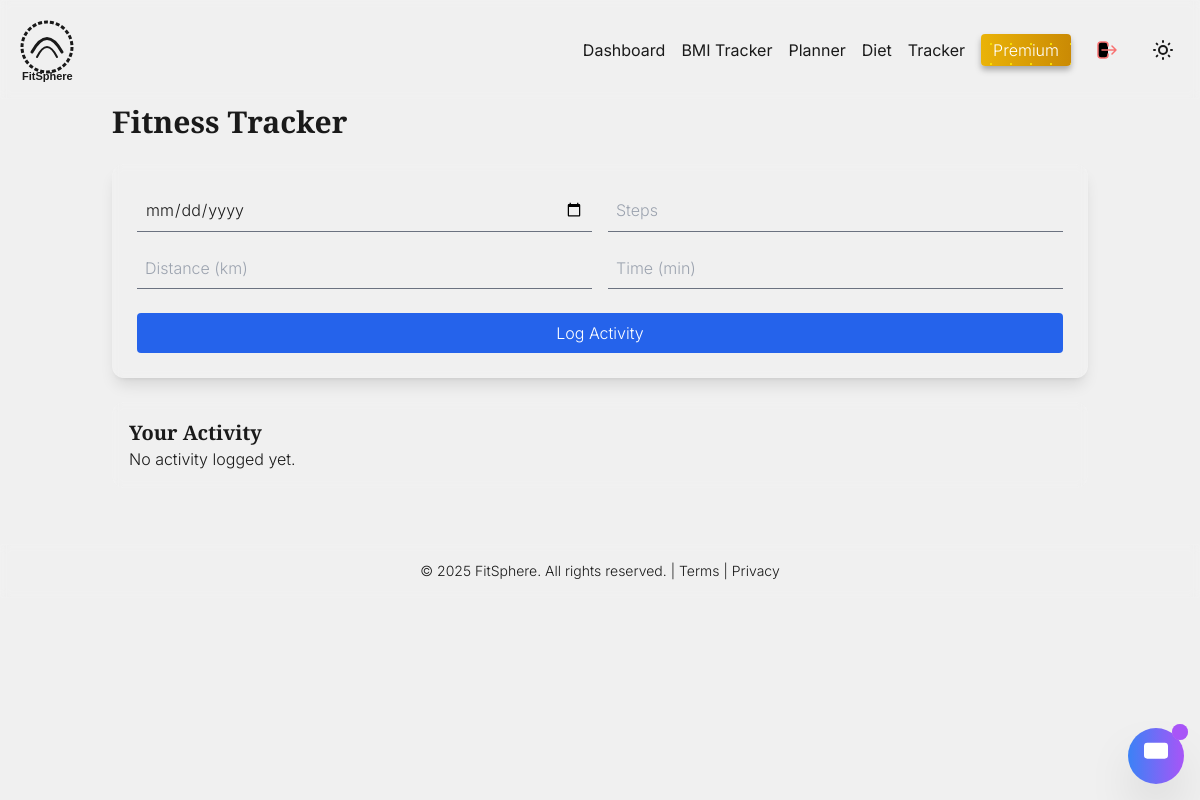
The page /fitness-tracker/ (signed in) on the database as committed earlier.
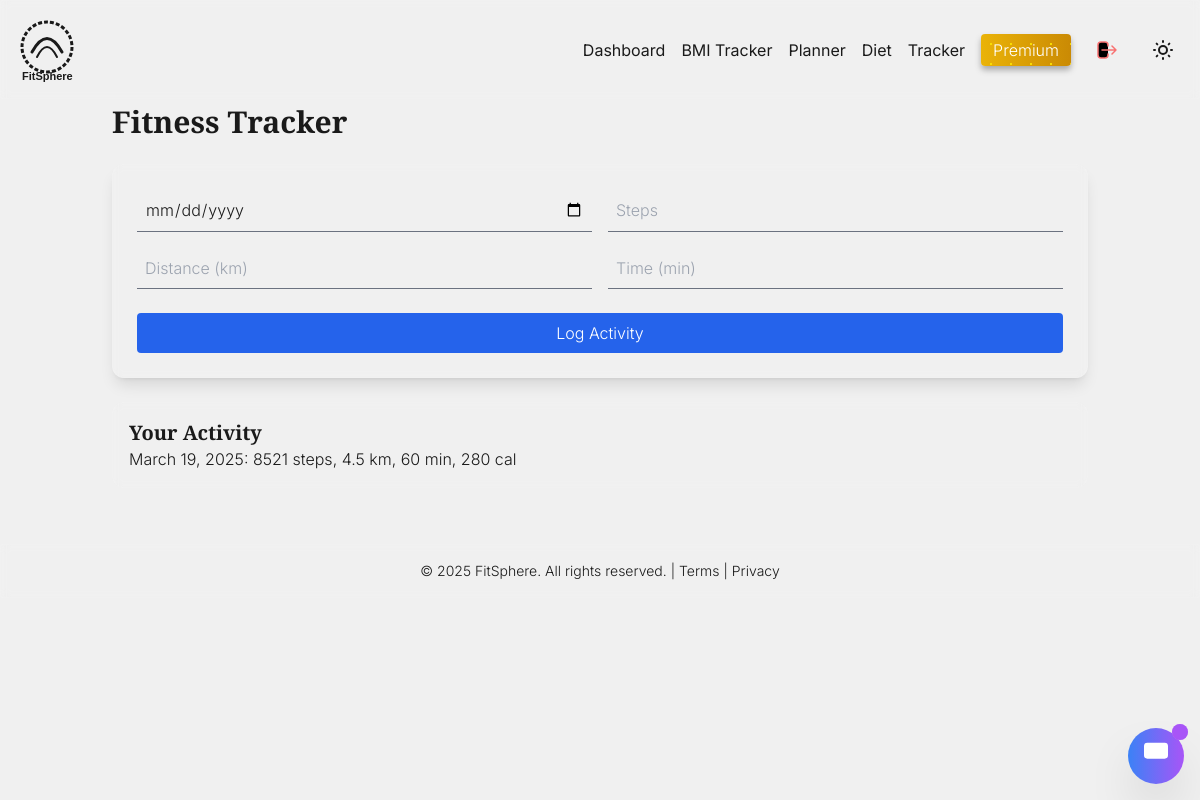
The same page on the database as committed later.
### core/models.py (models this page shows, shortened)
class FitnessTracker(models.Model):
    user = models.ForeignKey(User, on_delete=models.CASCADE)
    date = models.DateField()
    steps = models.PositiveIntegerField(default=0)
    distance = models.FloatField(default=0, help_text="Distance in km")
    time = models.PositiveIntegerField(default=0, help_text="Time in minutes")
    calories_burned = models.FloatField(default=0, help_text="Calories burned")

### core/views.py (the view, shortened to what this page needs)
# urls.py: path('fitness-tracker/', views.fitness_tracker, name='fitness_tracker'),
@login_required
def fitness_tracker(request):
    tracker = FitnessTracker.objects.filter(user=request.user)
    return render(request, 'fitness_tracker.html', {'tracker': tracker})

### core/templates/fitness_tracker.html (shortened to what this page needs)
{% extends 'base.html' %}
{% block content %}
<div class="container mx-auto p-6">
    <h1 class="text-3xl font-bold mb-6">Fitness Tracker</h1>
    <form method="post" class="glass p-6 rounded-xl shadow-lg">
        <div class="grid grid-cols-1 md:grid-cols-2 gap-4">
            <input type="date" name="date" required class="p-2 bg-transparent border-b border-gray-500 focus:outline-none">
            <input type="number" name="steps" placeholder="Steps" required class="p-2 bg-transparent border-b border-gray-500 focus:outline-none">
            <input type="number" name="distance" placeholder="Distance (km)" step="0.1" required class="p-2 bg-transparent border-b border-gray-500 focus:outline-none">
            <input type="number" name="time" placeholder="Time (min)" required class="p-2 bg-transparent border-b border-gray-500 focus:outline-none">
        </div>
        <button type="submit" class="mt-6 w-full py-2 bg-blue-600 hover:bg-blue-700 text-white rounded">Log Activity</button>
    </form>
    <div class="mt-6 glass p-4 rounded-xl">
        <h2 class="text-xl font-semibold">Your Activity</h2>
        {% for entry in tracker %}
            <p>{{ entry.date }}: {{ entry.steps }} steps, {{ entry.distance }} km, {{ entry.time }} min, {{ entry.calories_burned|floatformat:0 }} cal</p>
        {% empty %}
            <p>No activity logged yet.</p>
        {% endfor %}
    </div>
</div>
{% endblock %}

### core/templates/base.html (shortened to what this page needs)
<!DOCTYPE html>
<html lang="en" data-theme="dark">
<head>
    <script src="https://cdn.tailwindcss.com"></script>
    <link rel="stylesheet" href="https://cdnjs.cloudflare.com/ajax/libs/animate.css/4.1.1/animate.min.css">
</head>
<body class="dark">
    <nav class="fixed top-0 left-0 w-full glass z-10 p-4 flex justify-between items-center">
        <a href="{% url 'landing' %}" class="relative">
            <svg width="60" height="65" viewBox="0 0 60 65" xmlns="http://www.w3.org/2000/svg" fill="none">
                <text x="5" y="63" font-family="Arial, sans-serif" font-size="11" fill="currentColor" font-weight="bold">FitSphere</text>
            </svg>
        </a>
        <div class="nav-links flex items-center space-x-4">
            {% if user.is_authenticated %}
                <a href="{% url 'dashboard' %}" class="nav-link">Dashboard</a>
                <a href="{% url 'bmi_tracker' %}" class="nav-link">BMI Tracker</a>
                <a href="{% url 'workout_planner' %}" class="nav-link">Planner</a>
                <a href="{% url 'diet_planner' %}" class="nav-link">Diet</a>
                <a href="{% url 'fitness_tracker' %}" class="nav-link">Tracker</a>
                <a href="#" class="btn-3d py-1 px-3 bg-gradient-to-r from-yellow-500 to-yellow-600 text-white rounded animate__animated animate__pulse animate__infinite relative overflow-hidden">
                    Premium
                    <span class="absolute inset-0 sparkle"></span>
                </a>
                <a href="{% url 'logout' %}"
                class="relative flex items-center justify-center p-2 rounded-full hover:bg-red-500/10 transition-all duration-300 group"
                aria-label="Logout"
                onclick="return confirmLogout(event)">
                    <svg class="w-6 h-6 text-red-400 hover:text-red-500 transform transition-all duration-300 group-hover:scale-110">
                        <use href="#icon-logout"></use>
                    </svg>
                </a>
            {% else %}
                <a href="{% url 'login' %}" class="nav-link">Login</a>
                <a href="{% url 'register' %}" class="nav-link">Register</a>
            {% endif %}
            <button id="theme-toggle" onclick="toggleTheme()" class="relative h-10 w-10">
                <svg class="sun" fill="none" stroke="currentColor" viewBox="0 0 24 24">
                    <path stroke-linecap="round" stroke-linejoin="round" stroke-width="2"
                          d="M12 3v1m0 16v1m9-9h-1M4 12H3m15.364 6.364l-.707-.707M6.343 6.343l-.707-.707m12.728 0l-.707.707M6.343 17.657l-.707.707M16 12a4 4 0 11-8 0 4 4 0 018 0z"/>
                </svg>
            </button>
        </div>
    </nav>
    <main class="flex-1 overflow-hidden pt-20 pb-8">
        <div class="container mx-auto px-4 max-w-7xl h-full overflow-hidden">
            {% block content %}{% endblock %}
        </div>
    </main>
    <footer class="glass p-4 text-center text-sm text-inherit flex flex-col items-center gap-2">
        <div>
            © 2025 FitSphere. All rights reserved. |
            <a href="{% url 'terms' %}" class="hover:text-blue-400">Terms</a> |
            <a href="{% url 'privacy' %}" class="hover:text-blue-400">Privacy</a>
        </div>
    </footer>
    {% if user.is_authenticated %}
<div class="fixed bottom-4 right-4 z-50">
    <button onclick="toggleChatbot()" class="chatbot-toggle bg-gradient-to-r from-blue-500 to-purple-500 text-white p-3 rounded-full shadow-2xl hover:shadow-glow hover:scale-105 transition-all duration-300 relative group">
        <svg class="w-8 h-8 transform transition-transform group-hover:rotate-12">
            <use href="#icon-bot"></use>
        </svg>
        <span class="absolute -top-1 -right-1 flex h-4 w-4">
            <span class="relative inline-flex rounded-full h-4 w-4 bg-purple-500"></span>
        </span>
    </button>
</div>
{% endif %}
</body>
</html>

### core/templates/base.html (style rules this page uses)
:root { --glass-bg-dark: rgba(255, 255, 255, 0.05); --glass-bg-light: rgba(0, 0, 0, 0.05); --glow: 0 0 10px rgba(59, 130, 246, 0.5); --border-dark: #ffffff10; --border-light: #00000010; }
body { font-family: 'Inter', sans-serif; font-size: 16px; font-weight: 300; line-height: 1.5; width: 100vw; display: flex; flex-direction: column; margin: 0; padding: 0; }
h1, h2, h3 { font-family: 'Playfair Display', serif; font-weight: 700; }
.glass { backdrop-filter: blur(5px); border: 1px solid var(--border-dark); }
body.dark .glass { background: var(--glass-bg-dark); }
.nav-link { position: relative; font-weight: 400; }
html.light { --bg-color: #f0f0f0; --text-color: #1a1a1a; --glass-bg: rgba(0, 0, 0, 0.05); --border-color: rgba(0, 0, 0, 0.1); }
#theme-toggle { position: relative; width: 40px; height: 40px; perspective: 500px; transition: transform 0.3s ease-in-out; transform-origin: center; }
#theme-toggle svg { position: absolute; width: 24px; height: 24px; top: 50%; left: 50%; transform-style: preserve-3d; backface-visibility: hidden; transform: translate(-50%, -50%); transition: opacity 0.4s ease, transform 0.6s cubic-bezier(0.4, 0, 0.2, 1); }
.dark .sun { transform: translate(-50%, -50%) rotateY(180deg); opacity: 0; }
.light .sun { transform: translate(-50%, -50%) rotateY(0deg); opacity: 1; }
body { background: var(--bg-color); color: var(--text-color); transition: background-color 0.4s, color 0.4s; }
.nav-link::after { content: ''; position: absolute; bottom: -2px; left: 0; width: 0; height: 2px; background: #3b82f6; transition: width 0.4s; }
.btn-3d { box-shadow: 0 4px 6px rgba(0, 0, 0, 0.3); transition: all 0.4s; }
.chatbot-toggle { animation: pulse 2s infinite; }
.sparkle { background: radial-gradient(circle, rgba(248, 224, 4, 0.959) 10%, transparent 10%) 0 0 / 20px 20px; animation: sparkle 2s infinite linear; pointer-events: none; }

Rows that differ between the two databases and show on the page:
added FitnessTracker: date "March 19, 2025", steps "8521", distance "4.5", time "60", calories_burned "280"
Other text that changed with them:
text no longer shown: "No activity logged yet."
